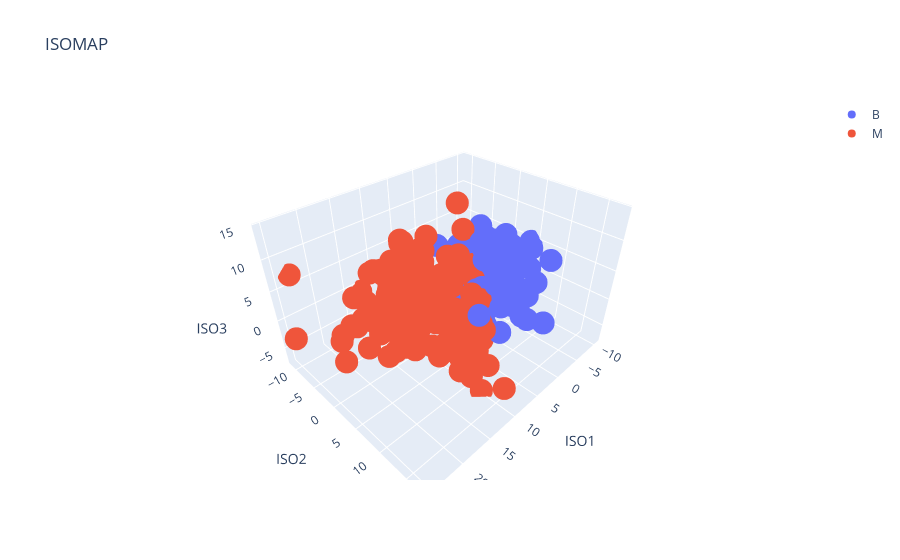

This figure's notebook cell:
### Code cell
#ISOMAP3 plot

fig = go.Figure()

for diag in ['B', 'M']:
    iso3_df_diag = iso3_df[iso3_df['diagnosis'] == diag]
    fig.add_trace(go.Scatter3d(x=iso3_df_diag['ISO1'], y=iso3_df_diag['ISO2'], z=iso3_df_diag['ISO3'], mode='markers', name=diag))

fig.update_layout(title='ISOMAP', scene=dict(xaxis_title='ISO1', yaxis_title='ISO2', zaxis_title='ISO3'))

fig.show()

### Figure 1 — Plotly figure (JSON) as saved in the notebook; plotly's stock layout.template omitted (floating-point values rounded to 4 significant figures; data arrays with more than 128 entries replaced by an {"elided": "..."} marker saying what was removed)
{"data": [{"mode": "markers", "name": "B", "type": "scatter3d", "x": {"elided": "357 float values"}, "y": {"elided": "357 float values"}, "z": {"elided": "357 float values"}}, {"mode": "markers", "name": "M", "type": "scatter3d", "x": {"elided": "212 float values"}, "y": {"elided": "212 float values"}, "z": {"elided": "212 float values"}}], "layout": {"scene": {"xaxis": {"title": {"text": "ISO1"}}, "yaxis": {"title": {"text": "ISO2"}}, "zaxis": {"title": {"text": "ISO3"}}}, "title": {"text": "ISOMAP"}}}
